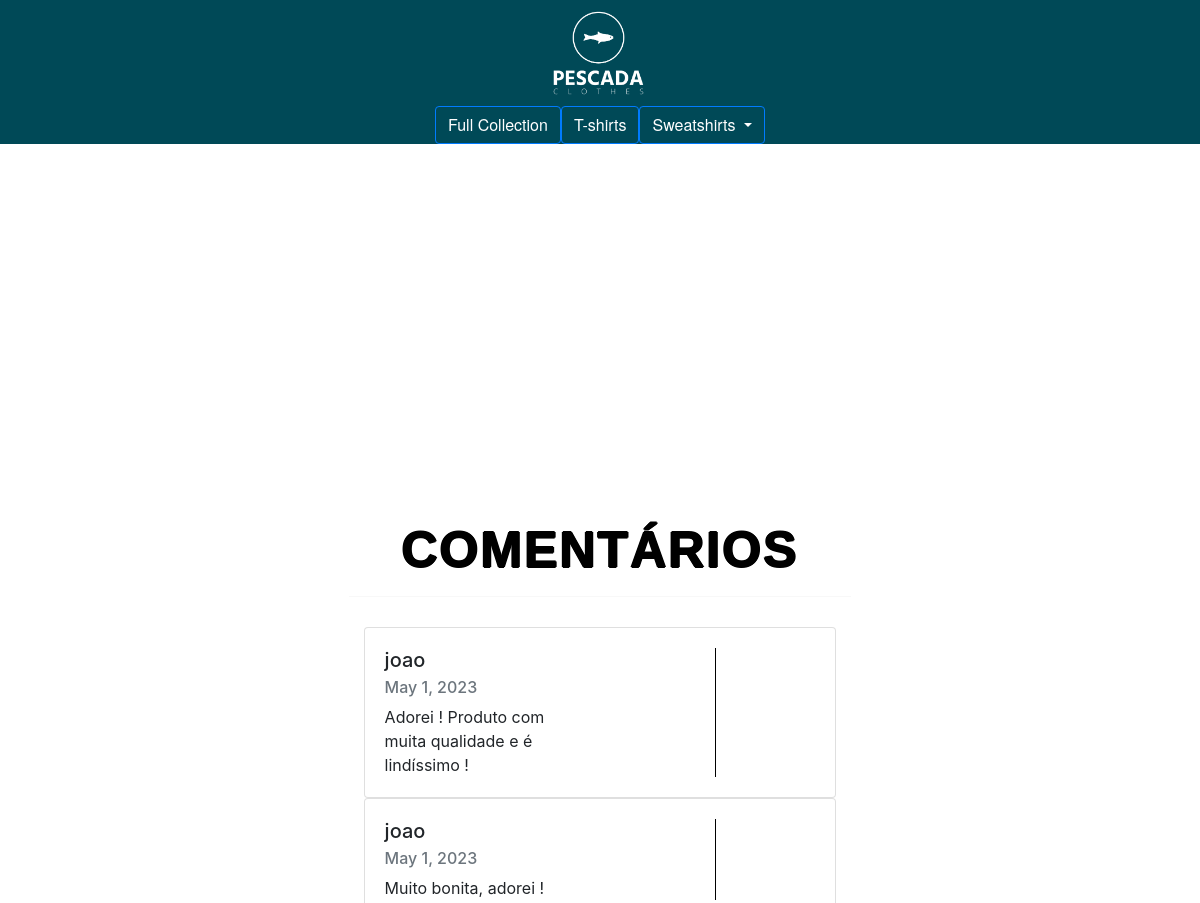
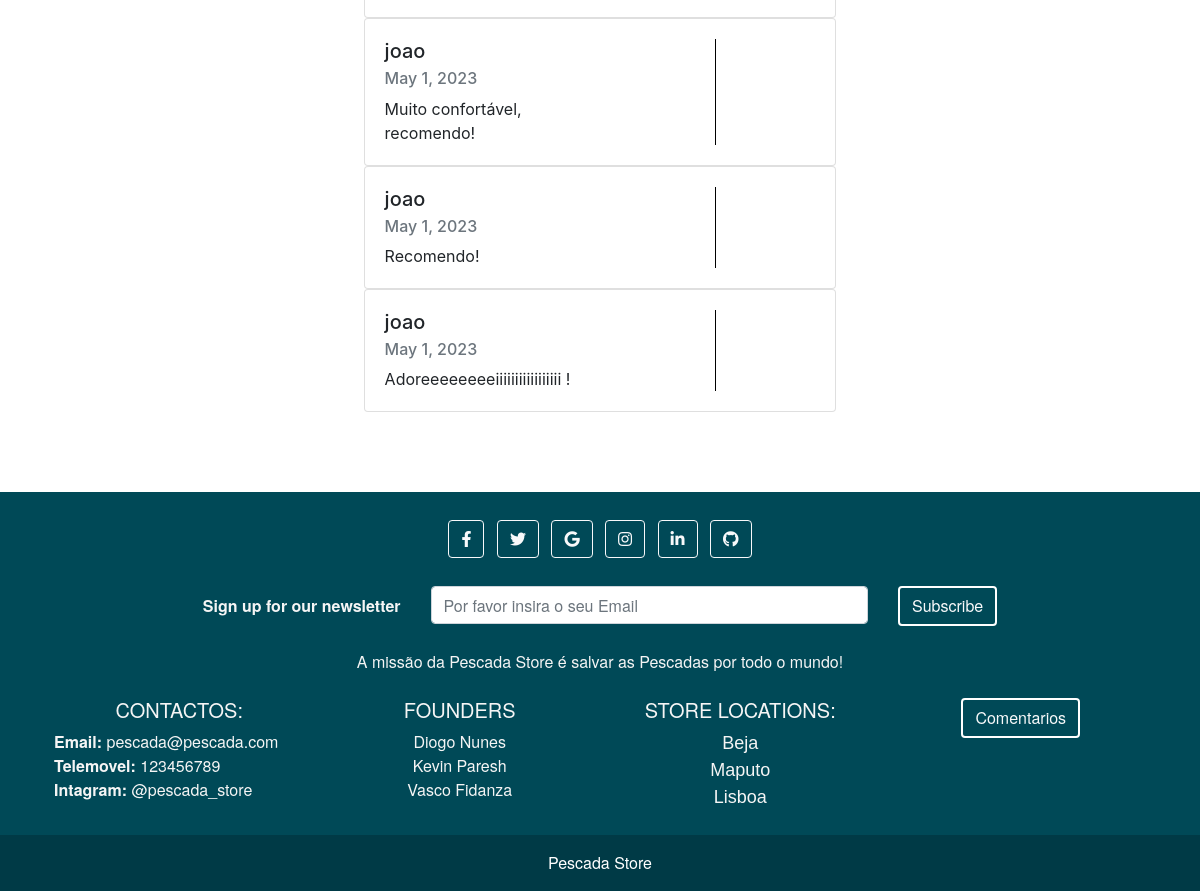
Page /comentarios on the committed database (2 pictures, top to bottom).
### store/models.py (models this page shows, shortened)
class Comentario(models.Model):
    utilizador = models.ForeignKey(Utilizador, on_delete=models.CASCADE)
    descricao = models.CharField(max_length=2000)
    data = models.DateField()
    image = models.CharField(max_length=255, default="pescadaDraw.png")

class Utilizador(models.Model):
    user = models.OneToOneField(User, on_delete=models.CASCADE)
    primeiro_nome = models.CharField(max_length=50)
    apelido = models.CharField(max_length=50)
    data_nascimento = models.DateField()
    morada = models.CharField(max_length=150)
    numero_telemovel = models.IntegerField(default=0, validators=[MaxValueValidator(999999999)])
    num_cartao_cidadao = models.IntegerField(default=0, validators=[MaxValueValidator(999999999)])
    nif = models.IntegerField(default=0, validators=[MaxValueValidator(999999999)])
    email = models.EmailField(max_length=150, default="defaultMail@gmail.com")
    num_pontos = models.IntegerField(default=0)

### store/views.py (the view)
# urls.py: path('comentarios', views.comentarios, name='comentarios'),
def comentarios(request):
    comentarios = Comentario.objects.all().order_by('data')
    return render(request, 'comentarios.html', context = {'comentarios_list': comentarios})

### templates/comentarios.html (shortened to what this page needs)
{% extends "home.html" %}
    {% load static %}
    {% block conteudo %}
        <div class="tittle-container">
            <h1> Comentários </h1>
            <hr>
        </div>
        <div class="container">
            {% if comentarios_list %}
                {% for comentario in comentarios_list %}
                    <div class="card mb-6">
                        <div class="card-body">
                            <div class="row">
                                <div class="col-md-6">
                                    <h5 class="card-title">{{ comentario.utilizador.user.username }}</h5>
                                    <h6 class="card-subtitle mb-2 text-muted">{{ comentario.data }}</h6>
                                    <p class="card-text">{{ comentario.descricao }}</p>
                                </div>
                                <div class="col">
                                </div>
                            </div>
                        </div>
                    </div>
                {% endfor %}
            {% else %}
                <p>Sem comentários.</p>
            {% endif %}
        </div>
    {% endblock %}

### templates/home.html (shortened to what this page needs)
<!DOCTYPE html>
<html lang="en">
<head>
    {% load static %}
    <link rel="stylesheet" type="text/css" href="{% static 'store/css/style.css' %}">
    <link href="https://cdn.jsdelivr.net/npm/bootstrap@5.3.0-alpha3/dist/css/bootstrap.min.css" rel="stylesheet">
    <link rel="stylesheet" href="https://maxcdn.bootstrapcdn.com/bootstrap/4.5.2/css/bootstrap.min.css">
    <link rel="stylesheet" href="https://cdnjs.cloudflare.com/ajax/libs/font-awesome/5.15.1/css/all.min.css">
</head>
<body>
    <header style="visibility: visible">
        <div class="logo">
             <a href={% url 'home' %}><img src="{% static "store/images/whiteLogo.png" %}" id="logo-img"></a>
        </div>
        <div class="header-buttons">
            {% if not request.user.is_authenticated %}
                <form action="{% url 'redirectLogin' %}" method="post">
                    <button type="submit" style="background:none; border:none; padding:0; margin:0; cursor:pointer;">
                    </button>
                </form>
                <form action="{% url 'cart_view' %}" method="post">
                    <button type="submit" style="background:none; border:none; padding:0; margin:0; cursor:pointer;">
                    </button>
                </form>
            {% endif %}
        </div>
        <nav style="float: left; align-items: center; display: flex; justify-content: center;" class="btn-group">
         <div style="float: left; align-items: center; display: flex; justify-content: center;" class="btn-group">
         <a href="{% url 'full_collection' %}">
              <button style="color: white; font-family: 'Helvetica Neue', sans-serif;" class="btn btn-outline-primary">Full Collection</button>
            </a>
            <a href="{% url 'tshirt' %}">
               <button style="color: white; font-family: 'Helvetica Neue', sans-serif;" class="btn btn-outline-primary">T-shirts</button>
            </a>
             <div class="dropdown">
                 <button onclick="window.location.href='{% url 'sweatgeral' %}'" style="color: white; font-family: 'Helvetica Neue', sans-serif;"
                         class="btn btn-outline-primary dropdown-toggle" type="button" data-toggle="dropdown"
                         aria-haspopup="true" aria-expanded="false">Sweatshirts
                 </button>
             </div>
         </div>
        </nav>
    </header>
    <main>
        {% block conteudo %}{% endblock %}
    </main>
    <footer class="text-center text-white">
      <div class="container p-4">
        <section class="mb-4">
          <a class="btn btn-outline-light btn-floating m-1" href="https://www.facebook.com/" role="button">
              <i class="fab fa-facebook-f"></i>
          </a>
          <a class="btn btn-outline-light btn-floating m-1" href="https://www.twitter.com/" role="button">
              <i class="fab fa-twitter"></i>
          </a>
          <a class="btn btn-outline-light btn-floating m-1" href="https://www.google.com/" role="button">
              <i class="fab fa-google"></i>
          </a>
          <a class="btn btn-outline-light btn-floating m-1" href="https://www.instagram.com/" role="button">
              <i class="fab fa-instagram"></i>
          </a>
          <a class="btn btn-outline-light btn-floating m-1" href="https://www.linkedin.com/" role="button">
              <i class="fab fa-linkedin-in"></i>
          </a>
          <a class="btn btn-outline-light btn-floating m-1" href="https://www.github.com/" role="button">
              <i class="fab fa-github"></i>
          </a>
        </section>
        <section>
          <form>
            <div class="row d-flex justify-content-center">
              <div class="col-auto">
                <p class="pt-2">
                  <strong>Sign up for our newsletter</strong>
                </p>
              </div>
              <div class="col-md-5 col-12">
                <div class="form-outline form-white mb-4">
                  <input type="email" class="form-control" placeholder="Por favor insira o seu Email"/>
                </div>
              </div>
              <div class="col-auto">
                <button type="submit" class="btn btn-outline-light mb-4" style="border: 2px solid white">
                    Subscribe
                </button>
              </div>
            </div>
          </form>
        </section>
        <section class="mb-4">
          <p>
            A missão da Pescada Store é salvar as Pescadas por todo o mundo!
          </p>
        </section>
        <section>
          <div class="row">
            <div class="col-lg-3 col-md-6 mb-4 mb-md-0">
              <h5 class="text-uppercase">Contactos: </h5>
              <ul class="list-unstyled mb-0">
                <li style="text-align: left">
                  <strong>Email:</strong> pescada@pescada.com
                </li>
                <li style="text-align: left">
                  <strong>Telemovel: </strong> 123456789
                </li>
                <li style="text-align: left">
                  <strong>Intagram: </strong> @pescada_store
                </li>
              </ul>
            </div>
            <div class="col-lg-3 col-md-6 mb-4 mb-md-0">
              <h5 class="text-uppercase">Founders</h5>
              <ul class="list-unstyled mb-0">
                <li>
                    Diogo Nunes
                </li>
                <li>
                    Kevin Paresh
                </li>
                <li>
                    Vasco Fidanza
                </li>
              </ul>
            </div>
            <div class="col-lg-3 col-md-6 mb-4 mb-md-0">
              <h5 class="text-uppercase">Store Locations:</h5>
              <ul class="list-unstyled mb-0">
                <li><a class="footer_a" href="https://www.google.com/maps/place/Beja,+Portugal/@38.0224159,-7.9298264,13z/data=!3m1!4b1!4m6!3m5!1s0xd1a7371a5dfcd87:0x6a5aea70e6cc5193!8m2!3d38.0153039!4d-7.8627308!16zL20vMDI5dHlq">Beja</a></li>
                <li><a class="footer_a" href="https://www.google.com/maps/place/Maputo,+Mo%C3%A7ambique/@-25.8962586,32.6106835,12z/data=!3m1!4b1!4m6!3m5!1s0x1ee69723b666da55:0x42497f579a6bb442!8m2!3d-25.969248!4d32.5731746!16zL20vMGZxYnk">Maputo</a></li>
                <li><a class="footer_a" href="https://www.google.com/maps/place/Lisboa,+Portugal/@38.7436863,-9.2014027,13z/data=!3m1!4b1!4m6!3m5!1s0xd19331a61e4f33b:0x400ebbde49036d0!8m2!3d38.7222524!4d-9.1393366!16zL20vMDRsbGI">Lisboa</a></li>
              </ul>
            </div>
            <div class="col-lg-3 col-md-6 mb-4 mb-md-0">
              <form action="{% url 'comentarios' %}" method="post">
                  <input type="submit" value="Comentarios" class="btn btn-outline-light mb-4" style="border: 2px solid white">
              </form>
            </div>
          </div>
        </section>
      </div>
      <div class="text-center p-3" style="background-color: rgba(0, 0, 0, 0.2);">
        Pescada Store
      </div>
    </footer>
</body>
</html>

### store/static/store/css/style.css (style rules this page uses)
* { margin: 0; padding: 0; box-sizing: border-box; }
html { height: 100%; margin: 0; }
body { background-image: url('../images/FundoHome.jpg'); background-size: cover; background-repeat: no-repeat; background-position: top center; background-attachment: scroll; color: ghostwhite; display: flex; align-items: center; flex-direction: column; height: 100%; width: 100%; margin: 0; padding-top: 400px; }
.logo { float:left; padding-left: 44%; align-items: center; justify-content: center; }
.logo img { width: 21%; height: auto; align-items: center; justify-content: center; align-items: center; }
nav { display: flex; justify-content: space-between; align-items: center; width: 100%; }
header { position:fixed; top:0;left:0;right:0; background: #004957; display:flex; align-items: center; justify-content: flex-start; width:100%; }
main { display: grid; justify-content: center; align-items: center; padding-top: 20px; padding-bottom: 80px; flex-grow: 1; }
.container { width: 100%; margin: 0 auto; overflow: auto; color: whitesmoke; }
.header-buttons { font-family: 'Montserrat', sans-serif; position: absolute; top: 10px; right: 20px; display: flex; }
.header-buttons form { margin-left: 10px; }
.tittle-container { text-align: center; margin-bottom: 30px; }
.tittle-container h1 { font-family: 'Montserrat', sans-serif; font-size: 50px; font-weight: 700; color: black; text-transform: uppercase; letter-spacing: 2px; text-shadow: -1px 0 black, 0 1px black, 1px 0 black, 0 -1px black; }
footer { width: 100%; background-color: #004957; color: #fff; font-family: 'Helvetica Neue', sans-serif; font-size: 16px; }
strong { font-weight: bold; }
.footer_a { text-decoration: none; color: whitesmoke; font-family: Arial, sans-serif; font-size: 18px; padding: 8px 16px; border-radius: 4px; transition: background-color 0.3s, color 0.3s; }

### rows in the picture
Comentario: utilizador.user.username "joao", data "May 1, 2023", descricao "Adorei ! Produto com muita qualidade e é lindíssimo !"
Comentario: utilizador.user.username "joao", data "May 1, 2023", descricao "Muito bonita, adorei !"
Comentario: utilizador.user.username "joao", data "May 1, 2023", descricao "Muito confortável, recomendo!"
Comentario: utilizador.user.username "joao", data "May 1, 2023", descricao "Recomendo!"
Comentario: utilizador.user.username "joao", data "May 1, 2023", descricao "Adoreeeeeeeeiiiiiiiiiiiiiiiii !"
